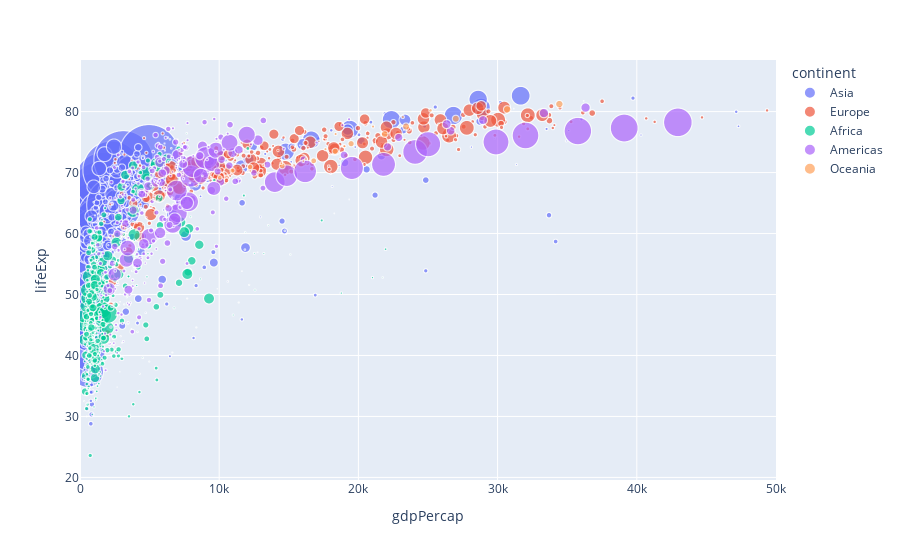

The notebook cell saved with this chart:
### Markdown cell above
AGE and GDP have correlation?

### Code cell
df_gapminder = px.data.gapminder()
fig = px.scatter(df_gapminder, 
                 x="gdpPercap", 
                 y="lifeExp", 
                 color="continent", 
                 size="pop", 
                 hover_data=["year", "country", "pop"],
                 size_max=60)
fig.update_layout(xaxis=dict(range=[0, 50000]))  # Example range, adjust as needed
fig.show()

### Figure 1 — Plotly figure (JSON) as saved in the notebook; plotly's stock layout.template omitted (floating-point values rounded to 4 significant figures; data arrays with more than 128 entries replaced by an {"elided": "..."} marker saying what was removed)
{"data": [{"customdata": {"elided": "396x3 mixed values"}, "hovertemplate": "continent=Asia<br>gdpPercap=%{x}<br>lifeExp=%{y}<br>pop=%{customdata[2]}<br>year=%{customdata[0]}<br>country=%{customdata[1]}<extra></extra>", "legendgroup": "Asia", "marker": {"color": "#636efa", "size": {"elided": "396 int values"}, "sizemode": "area", "sizeref": 366300.0, "symbol": "circle"}, "mode": "markers", "name": "Asia", "showlegend": true, "type": "scattergl", "x": {"elided": "396 float values"}, "xaxis": "x", "y": {"elided": "396 float values"}, "yaxis": "y"}, {"customdata": {"elided": "360x3 mixed values"}, "hovertemplate": "continent=Europe<br>gdpPercap=%{x}<br>lifeExp=%{y}<br>pop=%{customdata[2]}<br>year=%{customdata[0]}<br>country=%{customdata[1]}<extra></extra>", "legendgroup": "Europe", "marker": {"color": "#EF553B", "size": {"elided": "360 int values"}, "sizemode": "area", "sizeref": 366300.0, "symbol": "circle"}, "mode": "markers", "name": "Europe", "showlegend": true, "type": "scattergl", "x": {"elided": "360 float values"}, "xaxis": "x", "y": {"elided": "360 float values"}, "yaxis": "y"}, {"customdata": {"elided": "624x3 mixed values"}, "hovertemplate": "continent=Africa<br>gdpPercap=%{x}<br>lifeExp=%{y}<br>pop=%{customdata[2]}<br>year=%{customdata[0]}<br>country=%{customdata[1]}<extra></extra>", "legendgroup": "Africa", "marker": {"color": "#00cc96", "size": {"elided": "624 int values"}, "sizemode": "area", "sizeref": 366300.0, "symbol": "circle"}, "mode": "markers", "name": "Africa", "showlegend": true, "type": "scattergl", "x": {"elided": "624 float values"}, "xaxis": "x", "y": {"elided": "624 float values"}, "yaxis": "y"}, {"customdata": {"elided": "300x3 mixed values"}, "hovertemplate": "continent=Americas<br>gdpPercap=%{x}<br>lifeExp=%{y}<br>pop=%{customdata[2]}<br>year=%{customdata[0]}<br>country=%{customdata[1]}<extra></extra>", "legendgroup": "Americas", "marker": {"color": "#ab63fa", "size": {"elided": "300 int values"}, "sizemode": "area", "sizeref": 366300.0, "symbol": "circle"}, "mode": "markers", "name": "Americas", "showlegend": true, "type": "scattergl", "x": {"elided": "300 float values"}, "xaxis": "x", "y": {"elided": "300 float values"}, "yaxis": "y"}, {"customdata": [[1952, "Australia", 8691212], [1957, "Australia", 9712569], [1962, "Australia", 10794968], [1967, "Australia", 11872264], [1972, "Australia", 13177000], [1977, "Australia", 14074100], [1982, "Australia", 15184200], [1987, "Australia", 16257249], [1992, "Australia", 17481977], [1997, "Australia", 18565243], [2002, "Australia", 19546792], [2007, "Australia", 20434176], [1952, "New Zealand", 1994794], [1957, "New Zealand", 2229407], [1962, "New Zealand", 2488550], [1967, "New Zealand", 2728150], [1972, "New Zealand", 2929100], [1977, "New Zealand", 3164900], [1982, "New Zealand", 3210650], [1987, "New Zealand", 3317166], [1992, "New Zealand", 3437674], [1997, "New Zealand", 3676187], [2002, "New Zealand", 3908037], [2007, "New Zealand", 4115771]], "hovertemplate": "continent=Oceania<br>gdpPercap=%{x}<br>lifeExp=%{y}<br>pop=%{customdata[2]}<br>year=%{customdata[0]}<br>country=%{customdata[1]}<extra></extra>", "legendgroup": "Oceania", "marker": {"color": "#FFA15A", "size": [8691212, 9712569, 10794968, 11872264, 13177000, 14074100, 15184200, 16257249, 17481977, 18565243, 19546792, 20434176, 1994794, 2229407, 2488550, 2728150, 2929100, 3164900, 3210650, 3317166, 3437674, 3676187, 3908037, 4115771], "sizemode": "area", "sizeref": 366300.0, "symbol": "circle"}, "mode": "markers", "name": "Oceania", "showlegend": true, "type": "scattergl", "x": [10040.0, 10950.0, 12220.0, 14530.0, 16790.0, 18330.0, 19480.0, 21890.0, 23420.0, 27000.0, 30690.0, 34440.0, 10560.0, 12250.0, 13180.0, 14460.0, 16050.0, 16230.0, 17630.0, 19010.0, 18360.0, 21050.0, 23190.0, 25190.0], "xaxis": "x", "y": [69.12, 70.33, 70.93, 71.1, 71.93, 73.49, 74.74, 76.32, 77.56, 78.83, 80.37, 81.23, 69.39, 70.26, 71.24, 71.52, 71.89, 72.22, 73.84, 74.32, 76.33, 77.55, 79.11, 80.2], "yaxis": "y"}], "layout": {"legend": {"itemsizing": "constant", "title": {"text": "continent"}, "tracegroupgap": 0}, "margin": {"t": 60}, "xaxis": {"anchor": "y", "domain": [0, 1], "range": [0, 50000], "title": {"text": "gdpPercap"}}, "yaxis": {"anchor": "x", "domain": [0, 1], "title": {"text": "lifeExp"}}}}
